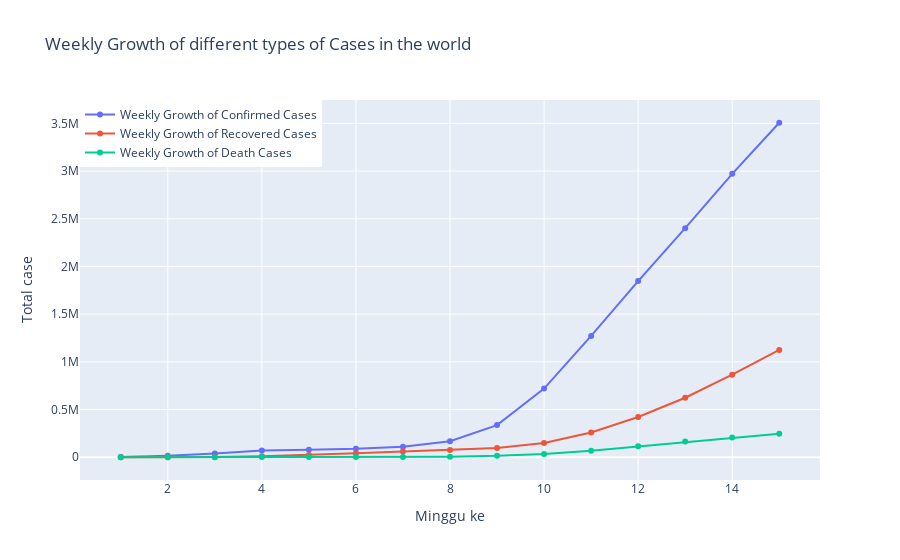

The notebook cell saved with this chart:
### Code cell
datewise["WeekOfYear"]=datewise.index.weekofyear

week_num=[]
weekwise_confirmed=[]
weekwise_recovered=[]
weekwise_deaths=[]
w=1
for i in list(datewise["WeekOfYear"].unique()):
    weekwise_confirmed.append(datewise[datewise["WeekOfYear"]==i]["Confirmed"].iloc[-1])
    weekwise_recovered.append(datewise[datewise["WeekOfYear"]==i]["Recovered"].iloc[-1])
    weekwise_deaths.append(datewise[datewise["WeekOfYear"]==i]["Deaths"].iloc[-1])
    week_num.append(w)
    w=w+1

fig=go.Figure()
fig.add_trace(go.Scatter(x=week_num, y=weekwise_confirmed,
                    mode='lines+markers',
                    name='Weekly Growth of Confirmed Cases'))
fig.add_trace(go.Scatter(x=week_num, y=weekwise_recovered,
                    mode='lines+markers',
                    name='Weekly Growth of Recovered Cases'))
fig.add_trace(go.Scatter(x=week_num, y=weekwise_deaths,
                    mode='lines+markers',
                    name='Weekly Growth of Death Cases'))
fig.update_layout(title="Weekly Growth of different types of Cases in the world",
                 xaxis_title="Minggu ke",yaxis_title="Total case",legend=dict(x=0,y=1,traceorder="normal"))
fig.show()

### Figure 1 — Plotly figure (JSON) as saved in the notebook; plotly's stock layout.template omitted (floating-point values rounded to 4 significant figures)
{"data": [{"mode": "lines+markers", "name": "Weekly Growth of Confirmed Cases", "type": "scatter", "x": [1, 2, 3, 4, 5, 6, 7, 8, 9, 10, 11, 12, 13, 14, 15], "y": [2118, 16787, 40151, 71226, 78985, 88371, 109835, 167447, 337122, 720140, 1272115, 1846680, 2401379, 2971475, 3506729]}, {"mode": "lines+markers", "name": "Weekly Growth of Recovered Cases", "type": "scatter", "x": [1, 2, 3, 4, 5, 6, 7, 8, 9, 10, 11, 12, 13, 14, 15], "y": [52, 472, 3244, 10865, 23394, 42716, 60695, 76034, 97243, 149076, 260012, 421722, 623903, 865733, 1125236]}, {"mode": "lines+markers", "name": "Weekly Growth of Death Cases", "type": "scatter", "x": [1, 2, 3, 4, 5, 6, 7, 8, 9, 10, 11, 12, 13, 14, 15], "y": [56, 362, 906, 1770, 2469, 2996, 3803, 6440, 14623, 33925, 69374, 114089, 165044, 206544, 247470]}], "layout": {"legend": {"traceorder": "normal", "x": 0, "y": 1}, "title": {"text": "Weekly Growth of different types of Cases in the world"}, "xaxis": {"title": {"text": "Minggu ke"}}, "yaxis": {"title": {"text": "Total case"}}}}
